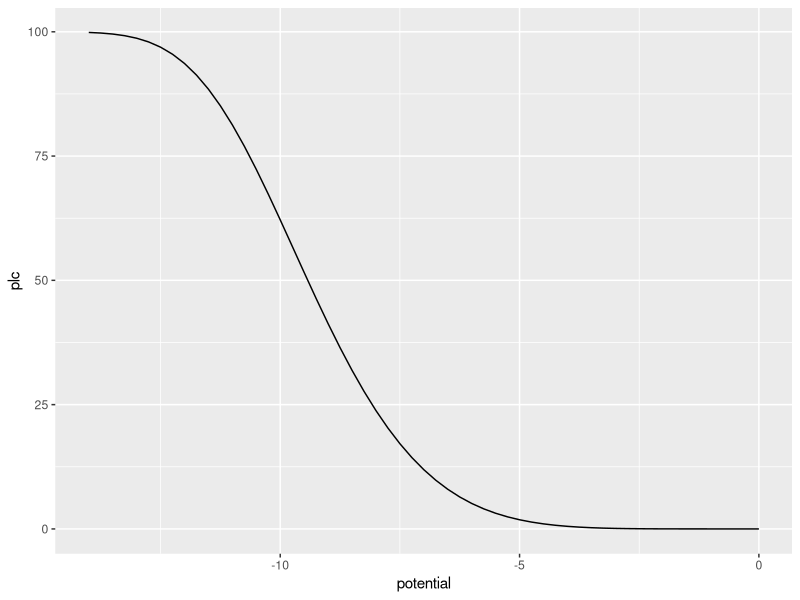
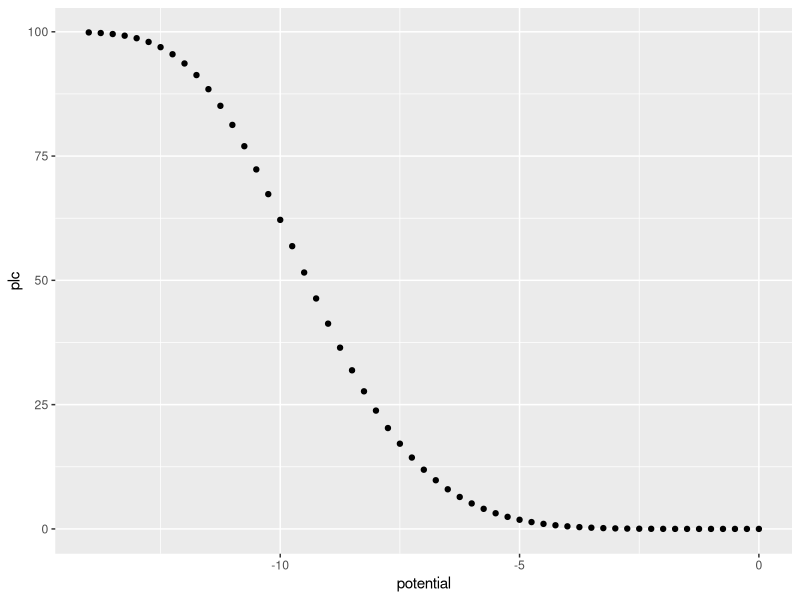
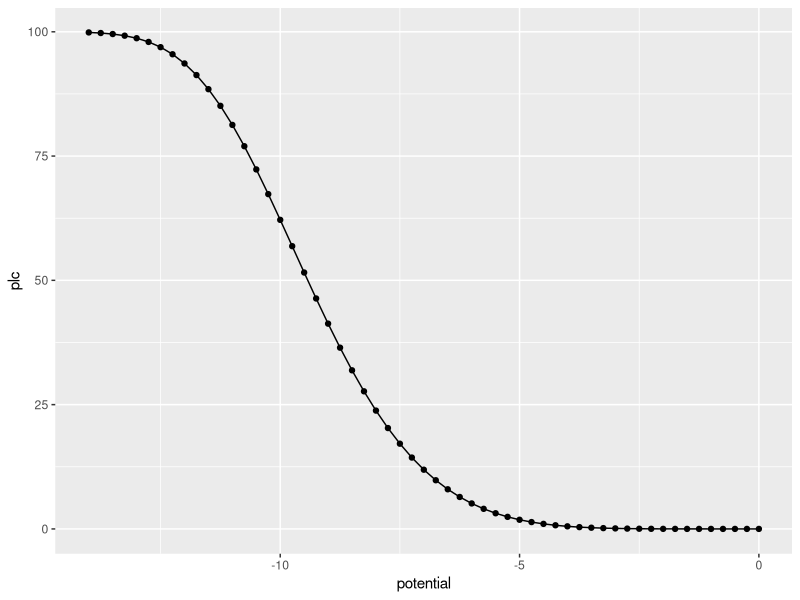
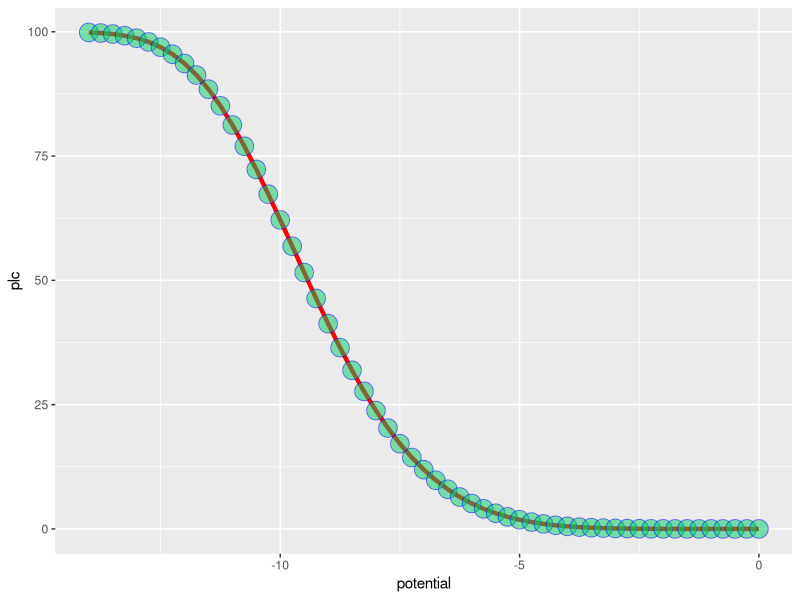
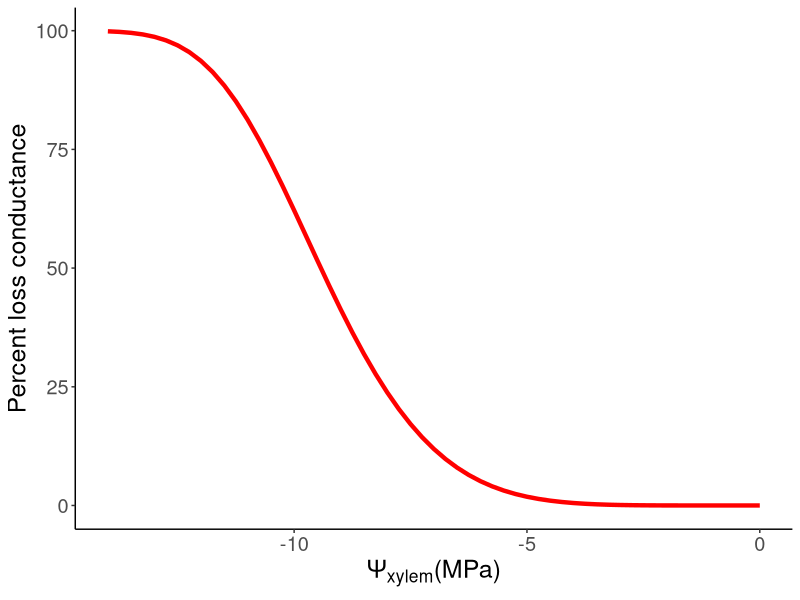
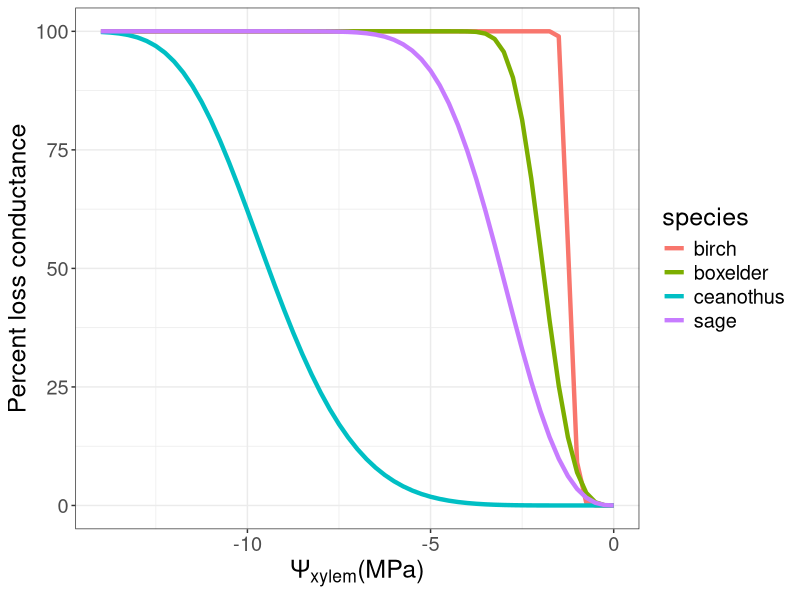
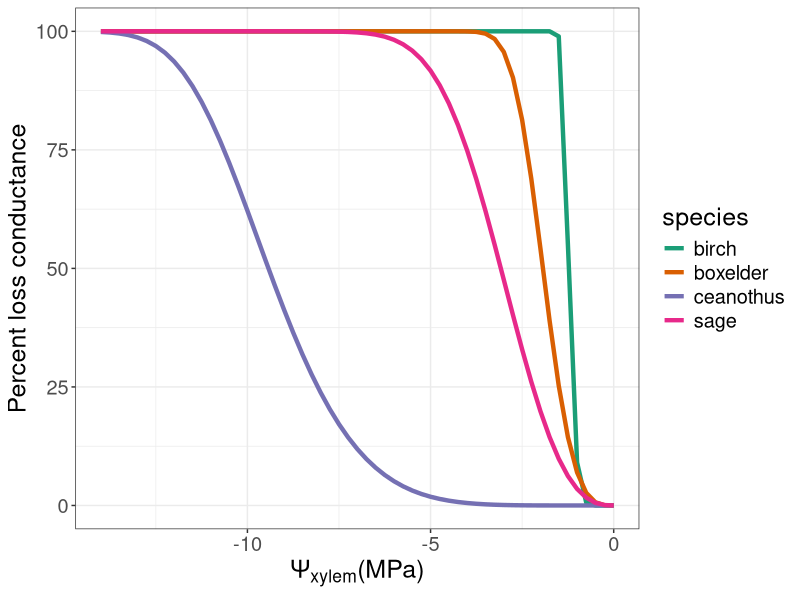
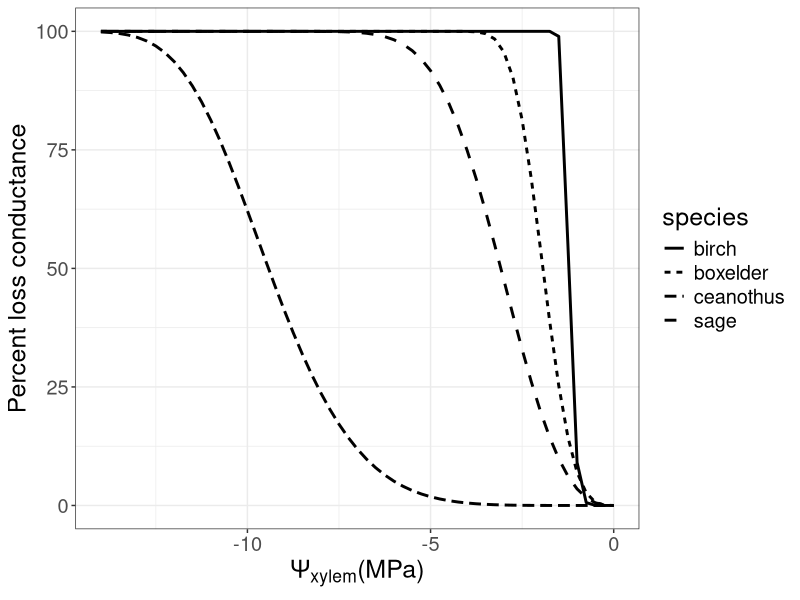

R code for these plots, in order:
## ---- chunk 1
rm(list=ls())

library(ggplot2)
library(tidyr)
library(dplyr)
## ---- chunk 2
PLC_func <- function (psi,c,d) {
  
  # psi = xylem water potential 
  # c,d = regression coefficients
  
  PLC <- 100*(1-exp(-1*(-psi/d)^c))
  
  return(PLC)
  
}
## ---- chunk 3
psi_input <- seq(-14,0,0.25)
## ---- chunk 4
d_ceanothus <- 10.05
c_ceanothus <- 5.71
  
d_sage <- 3.54
c_sage <- 2.64
  
d_boxelder <- 2.15
c_boxelder <- 3.43
  
d_birch <- 1.28
c_birch <- 9.53
## ---- chunk 5
ceanothus_data <- PLC_func(psi_input,c_ceanothus,d_ceanothus)
sage_data <- PLC_func(psi_input,c_sage,d_sage)
boxelder_data <- PLC_func(psi_input,c_boxelder,d_boxelder)
birch_data <- PLC_func(psi_input,c_birch,d_birch)
## ---- chunk 6
cean_plot_data <- cbind.data.frame(potential=psi_input,plc=ceanothus_data)

ceanothus_plot <- ggplot(cean_plot_data, aes(x=potential,y=plc)) +
                         geom_line()

ceanothus_plot
## ---- chunk 7
ceanothus_plot <- ggplot(cean_plot_data, aes(x=potential,y=plc)) +
                         geom_point()

ceanothus_plot
## ---- chunk 8
ceanothus_plot <- ggplot(cean_plot_data, aes(x=potential,y=plc)) +
                         geom_line() +
                         geom_point() 

ceanothus_plot
## ---- chunk 9
ceanothus_plot <- ggplot(cean_plot_data, aes(x=potential,y=plc)) +
                         geom_line(color="red",size=1.5) +
                         geom_point(shape=21,size=6,color="blue",fill="springgreen3",alpha=0.5) 

ceanothus_plot
## ---- chunk 10
ceanothus_plot <- ggplot(cean_plot_data, aes(x=potential,y=plc)) +
                         geom_line(color="red",size=1.5) +
                         xlab(expression(paste(Psi[xylem],"(MPa)"))) +
                         ylab("Percent loss conductance") +
                         theme_classic() +
                         theme(
                           text=element_text(size=18)
                         )

ceanothus_plot
## ---- chunk 11
all_PLC_data <- cbind.data.frame(potential=psi_input,
                                 ceanothus=ceanothus_data,
                                 sage=sage_data,
                                 boxelder=boxelder_data,
                                 birch=birch_data)
head(all_PLC_data)
## ---- chunk 12
all_PLC_data_gg <- all_PLC_data %>% gather("ceanothus", "sage","boxelder","birch",
                                           key = "species", value = "plc")
head(all_PLC_data_gg)
## ---- chunk 13
fourSpecies_plot <- ggplot(all_PLC_data_gg, aes(x=potential,y=plc,color=species)) +
                         geom_line(size=1.5) +
                         xlab(expression(paste(Psi[xylem],"(MPa)"))) +
                         ylab("Percent loss conductance") +
                         theme_bw() +
                         theme(
                           text=element_text(size=18)
                         )

fourSpecies_plot
## ---- chunk 14
fourSpecies_plot <- ggplot(all_PLC_data_gg, aes(x=potential,y=plc,color=species)) +
                         geom_line(size=1.5) +
                         scale_color_brewer(palette="Dark2") +
                         xlab(expression(paste(Psi[xylem],"(MPa)"))) +
                         ylab("Percent loss conductance") +
                         theme_bw() +
                         theme(
                               text=element_text(size=18)
                         )

fourSpecies_plot
## ---- chunk 15
fourSpecies_plot <- ggplot(all_PLC_data_gg, aes(x=potential,y=plc,linetype=species)) +
                         geom_line(size=1) +
                         xlab(expression(paste(Psi[xylem],"(MPa)"))) +
                         ylab("Percent loss conductance") +
                         theme_bw() +
                         theme(
                           text=element_text(size=18)
                         )

fourSpecies_plot
## ---- chunk 16
all_PLC_data_gg$species <- factor(all_PLC_data_gg$species,    
                                  levels=c("birch","boxelder","sage","ceanothus"))


fourSpecies_plot <- ggplot(all_PLC_data_gg, aes(x=potential,y=plc,color=species)) +
                         geom_line(size=1.5) +
                         scale_color_brewer(palette="Set1",
                                            labels = c(expression(italic("B. occidentalis")),
                                                       expression(italic("A. negundo")),
                                                       expression(italic("A. tridentata")),
                                                       expression(italic("C. crassifolius"))
                                                       )) +
                         xlab(expression(paste(Psi[xylem],"(MPa)"))) +
                         ylab("Percent loss conductance") +
                         theme_bw() +
                         theme(
                           legend.title=element_blank(),
                           legend.text.align = 0,
                           text=element_text(size=18)
                         )

fourSpecies_plot
## ---- chunk 17

all_PLC_data_gg$species <- factor(all_PLC_data_gg$species,    
                                  labels=c(expression(italic("B. occidentalis")),
                                           expression(italic("A. negundo")),
                                           expression(italic("A. tridentata")),
                                           expression(italic("C. crassifolius"))
                                           ))

fourSpecies_plot <- ggplot(all_PLC_data_gg, aes(x=potential,y=plc)) +
                         geom_line(size=1.5, color="red") +
                         facet_grid( ~ species,scales = "fixed", labeller = label_parsed) +
                         xlab(expression(paste(Psi[xylem],"(MPa)"))) +
                         ylab("Percent loss conductance") +
                         theme_bw() +
                         theme(
                           legend.title=element_blank(),
                           legend.text.align = 0,
                           text=element_text(size=18)
                         )

fourSpecies_plot
## ---- chunk 18

all_PLC_data_gg$species <- factor(all_PLC_data_gg$species,    
                                  labels=c(expression(italic("B. occidentalis")),
                                           expression(italic("A. negundo")),
                                           expression(italic("A. tridentata")),
                                           expression(italic("C. crassifolius"))
                                           ))

fourSpecies_plot <- ggplot(all_PLC_data_gg, aes(x=potential,y=plc)) +
                         geom_line(size=1.5, color="red") +
                         facet_wrap( ~ species, scales = "fixed", labeller = label_parsed,ncol = 2) +
                         xlab(expression(paste(Psi[xylem],"(MPa)"))) +
                         ylab("Percent loss conductance") +
                         theme_bw() +
                         theme(
                           legend.title=element_blank(),
                           legend.text.align = 0,
                           text=element_text(size=18)
                         )

fourSpecies_plot
## ---- chunk 19
groupA <- rnorm(100,5.3,1.2)
groupB <- rnorm(100,6.1,1.7)
groupC <- rnorm(100,9.5,1.4)
groupD <- rnorm(100,1.2,0.5)
groupE <- rnorm(100,8.5,1.2)

cat_data <- cbind.data.frame(groupA, groupB, groupC, groupD, groupE)

cat_data_gg <- cat_data %>% gather("groupA", "groupB", "groupC", "groupD", "groupE",
                                   key = "group", value = "value")
## ---- chunk 20
hist_plot <- ggplot(cat_data, aes(groupD)) +
  geom_histogram(binwidth = 0.2,fill="springgreen3",color="grey35") +
  xlab("Output value") +  
  ylab("Count") +
  theme_bw() +
  theme(text=element_text(size=16),
        legend.title=element_blank()
        )

hist_plot
## ---- chunk 21
box_plot <- ggplot(cat_data_gg, aes(factor(group), value)) +
  geom_boxplot(aes(fill = factor(group))) +
  ylab("Output values for each group") +  
  theme_bw() +
  theme(text=element_text(size=16),
        legend.title=element_blank()
        )

box_plot
## ---- chunk 22
box_plot <- ggplot(cat_data_gg, aes(factor(group), value)) +
  geom_boxplot(aes(fill = factor(group))) +
  scale_fill_brewer(palette="Set2",
                    labels = c("Group A",
                               "Group B",
                               "Group C",
                               "Group D",
                               "Group E")) +
  geom_jitter(width = 0.2,alpha=0.3) +
  ylab("Output values for each group") +  
  theme_bw() +
  theme(text=element_text(size=16),
        legend.title=element_blank(),
        axis.text.x=element_blank(),
        axis.title.x=element_blank()
        )

box_plot
## ---- chunk 23

density_plot <- ggplot(cat_data_gg, aes(x=value,color=group,fill=group)) +
  geom_density(alpha=1,size=1,fill="NA") +
  geom_density(alpha=.2,size=1) +
  scale_color_brewer(palette="Set1",
                    labels = c("Group A",
                               "Group B",
                               "Group C",
                               "Group D",
                               "Group E")) +
  scale_fill_brewer(palette="Set1",
                    labels = c("Group A",
                               "Group B",
                               "Group C",
                               "Group D",
                               "Group E")) +
  xlab("Group output value") +
  ylab("Probability density") +  
  theme_bw() +
  theme(text=element_text(size=16),
        legend.title=element_blank()
        )

density_plot
## ---- chunk 24
group_stats_gg <- cat_data_gg %>%
               group_by(group) %>% 
               summarize(mean = mean(value),sd = sd(value))

group_stats_gg$group <- factor(group_stats_gg$group,    
                                  labels = c("Group A",
                                             "Group B",
                                             "Group C",
                                             "Group D",
                                             "Group E"))
group_stats_gg
## ---- chunk 25
column_plot <- ggplot(group_stats_gg, aes(x=group,y=mean)) +
  geom_col(fill="springgreen3",color="grey35",size=0.5) +
  geom_errorbar(aes(ymin=mean-sd, ymax=mean+sd), size=0.5, width=0.5) +
  coord_flip() +
  ylab("Output values for each group") +  
  theme_bw() +
  theme(text=element_text(size=18),
        axis.text=element_text(size=18),
        legend.title=element_blank(),
        axis.title.y=element_blank()
        )
column_plot
## ---- chunk 26
ggsave("column_plot.pdf",column_plot,width=6,height=4,units='in',dpi=300)
